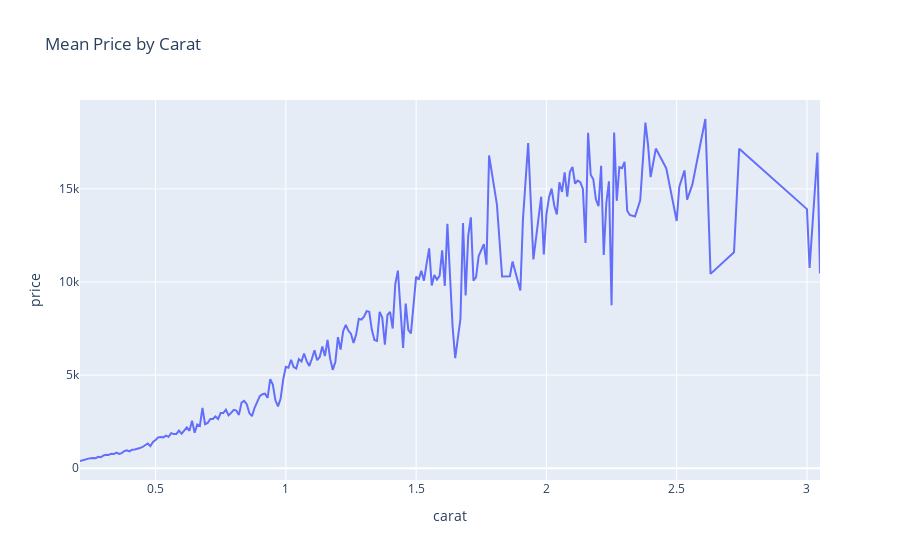

Notebook code cell kept with this figure:
### Code cell
# Plot a line chart (example: mean price by carat)
df_mean = df.groupby('carat')['price'].mean().reset_index()
df_mean.head()
fig = px.line(df_mean, x='carat', y='price', 
              title='Mean Price by Carat')
fig.show()

### Figure 1 — Plotly figure (JSON) as saved in the notebook; plotly's stock layout.template omitted (floating-point values rounded to 4 significant figures; data arrays with more than 128 entries replaced by an {"elided": "..."} marker saying what was removed)
{"data": [{"hovertemplate": "carat=%{x}<br>price=%{y}<extra></extra>", "legendgroup": "", "line": {"color": "#636efa", "dash": "solid"}, "marker": {"symbol": "circle"}, "mode": "lines", "name": "", "orientation": "v", "showlegend": false, "type": "scatter", "x": {"elided": "216 float values"}, "xaxis": "x", "y": {"elided": "216 float values"}, "yaxis": "y"}], "layout": {"legend": {"tracegroupgap": 0}, "title": {"text": "Mean Price by Carat"}, "xaxis": {"anchor": "y", "domain": [0, 1], "title": {"text": "carat"}}, "yaxis": {"anchor": "x", "domain": [0, 1], "title": {"text": "price"}}}}
